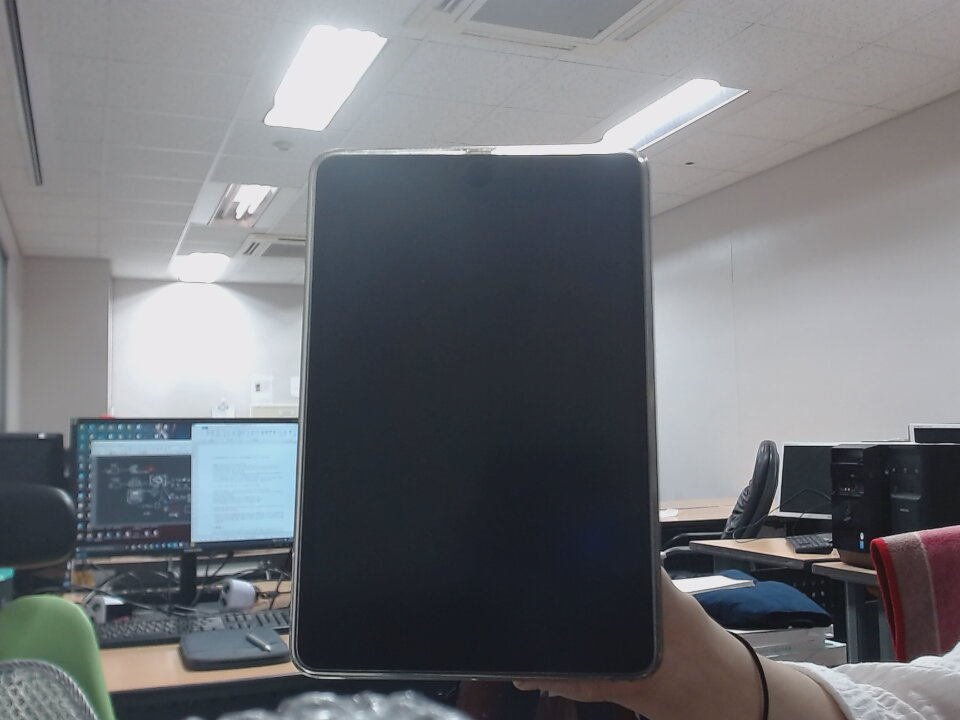
#> input picture rgb11.jpg, 960 x 720 px
$ jupyter execute --allow-errors calc_hmg-Copy1.ipynb   (shell and % lines are left out)
#> lines starting #> are read from the running program, lines starting #| are printed output that depends on the picture
[cell 1]
import cv2
import numpy as np
from numpy.linalg import svd, inv

from matplotlib import pyplot as plt

[cell 2]
# images location
i_r = './rgb11.jpg'   # real image
i_t = './th11.png'   # thermal image

# Load an color image
img_r = cv2.imread(i_r)
#> img_r is the input picture: shape (720, 960, 3); mean B, G, R 119.9, 115.4, 113.2
img_t = cv2.imread(i_t)
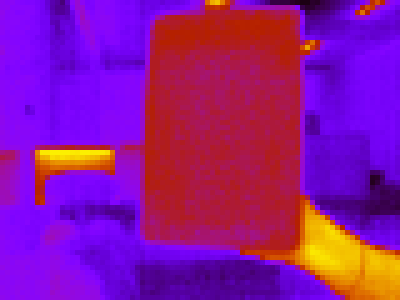
#> input picture th11.png, 400 x 300 px
#> img_t is the input picture: shape (300, 400, 3); mean B, G, R 152.5, 21.1, 142.6

[cell 3]
# 사진위에 마우스를 올리면 x, y 좌표값과 컬러값을 알수 있음
# 이를 통해 얼굴을 cover 하는 bounding box 좌표를 알아냄

plt.imshow(cv2.cvtColor(img_r, cv2.COLOR_BGR2RGB))

[cell 4]
# 같은 방법으로 얼굴 bounding box 좌표를 알아냄

plt.imshow(cv2.cvtColor(img_t, cv2.COLOR_BGR2RGB))

[cell 5]
#  사진 1의 점들을 사진2의 점들로 옮기기 위한 H 를 계산함

def computeHomography(pts1, pts2, normalization_func=None):
    '''
    Compute homography that maps from pts1 to pts2 using SVD

    Input: pts1 and pts2 are 3xN matrices for N points in homogeneous
    coordinates.

    Output: H is a 3x3 matrix, such that pts2~=H*pts1
    '''
    assert pts1.shape == pts2.shape

    plen = pts1.shape[1]
    a = np.zeros((plen * 2, 9))

    for i in range(0, plen):
        a[i * 2, 0 : 3] = - pts1[:, i].reshape(1, 3)
        a[i * 2, 6 : 9] = pts1[:, i].reshape(1, 3) * pts2[0, i]
        a[i * 2 + 1, 3 : 6] = - pts1[:, i].reshape(1, 3)
        a[i * 2 + 1, 6 : 9] = pts1[:, i].reshape(1, 3) * pts2[1, i]

    u, s, vh = svd(a)
    h = vh[vh.shape[0]-1, :]

    H = np.array(h.reshape(3, 3))
    H = H / H[2, 2]

    return H

[cell 6]
# pts_r : Real Image 영상의 얼굴 Bounding Box 좌표 값 (x, y, 1)
# pts_t : Thermal Image 영상의 얼굴 Bounding Box 좌표값 (x, y, 1)

pts_r = np.array([[321, 161, 1] , [639, 156, 1] , [656, 664, 1], [296, 658, 1]]).T
pts_t = np.array([[153, 17, 1] , [299, 9, 1] , [298, 246, 1], [140, 240, 1]]).T

print(pts_r.shape)

[cell 7]
#  Calculate Homography to project Thermal image to Real Image
# Thermal 이미지 -> Real Image 로 바꾸기 (순서 조심, 목적에 따라 반대로 적용해야 할 수도 있음 )

H = computeHomography(pts_t, pts_r)
print(H)

[cell 8]
# Mapping Test
# Bounding Box 가 잘 Projection 되었는지 그림으로 그려서 확인하는 과정


testPts = pts_t
destPts = np.dot(H, testPts)
destPts[0, :] = destPts[0, :] / destPts[2, :]
destPts[1, :] = destPts[1, :] / destPts[2, :]
destPts = destPts.astype('int32')

# Draw lines
red = (255, 0, 0)
green = (0, 255, 0)

# 열화상 이미지에 라인을 그림
im1_test = cv2.cvtColor(img_t, cv2.COLOR_BGR2RGB)
cv2.line(im1_test, tuple(testPts[:2, 0]), tuple(testPts[:2, 1]), red, 5)
cv2.line(im1_test, tuple(testPts[:2, 1]), tuple(testPts[:2, 2]), red, 5)
cv2.line(im1_test, tuple(testPts[:2, 2]), tuple(testPts[:2, 3]), red, 5)
cv2.line(im1_test, tuple(testPts[:2, 3]), tuple(testPts[:2, 0]), red, 5)
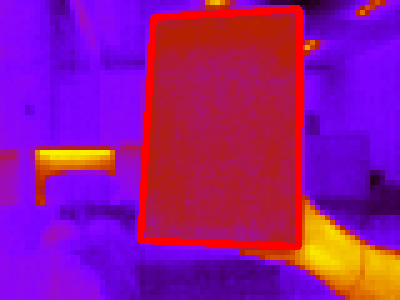
#> im1_test: shape (300, 400, 3); mean R, G, B 146.5, 20.1, 148.3

# Real 이미지에 라인을 그림
im2_test = cv2.cvtColor(img_r, cv2.COLOR_BGR2RGB)
cv2.line(im2_test, tuple(destPts[:2, 0]), tuple(destPts[:2, 1]), green, 5)
cv2.line(im2_test, tuple(destPts[:2, 1]), tuple(destPts[:2, 2]), green, 5)
cv2.line(im2_test, tuple(destPts[:2, 2]), tuple(destPts[:2, 3]), green, 5)
cv2.line(im2_test, tuple(destPts[:2, 3]), tuple(destPts[:2, 0]), green, 5)
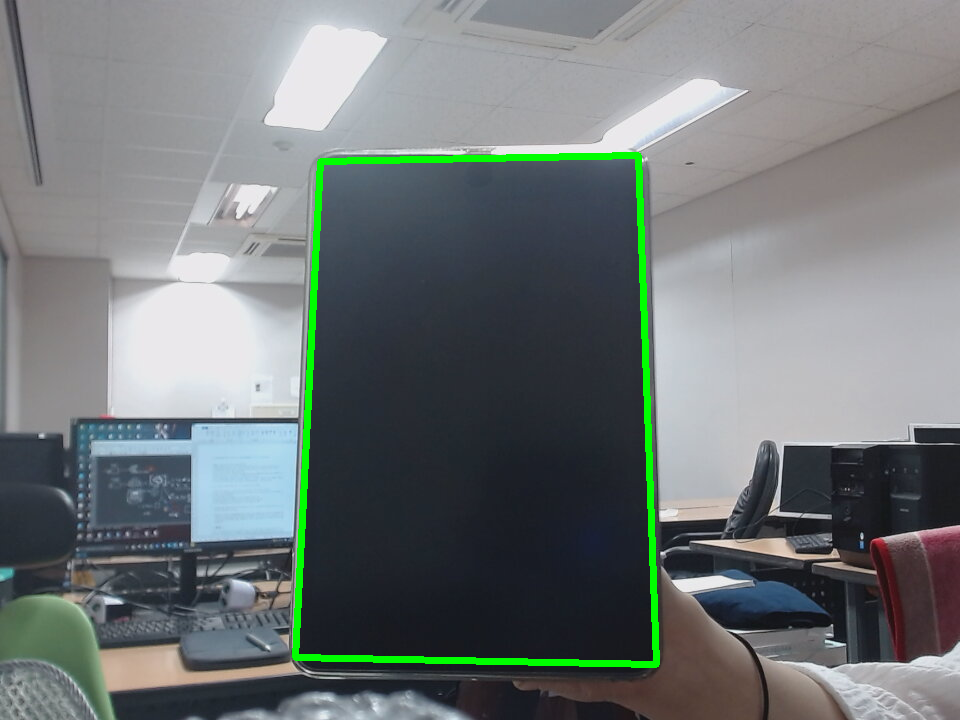
#> im2_test: shape (720, 960, 3); mean R, G, B 112.1, 118.6, 118.7

# 2열로 그림을 붙임
fig, axes = plt.subplots(1, 2)
axes[0].imshow(im1_test)
axes[1].imshow(im2_test)
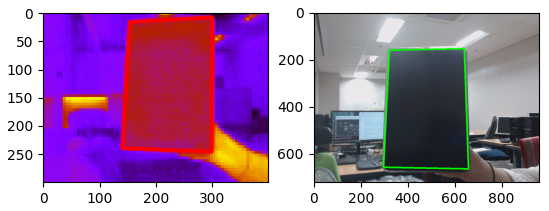
#> figure drawn by matplotlib, 2 panels

[cell 9]
# Thermal mage projection
# 이미지 전체를 cv2.warpPerspective 함수를 사용해서 Projection 함
# 그뒤에 두 이미지를 blending 해서 잘 projection 되었는지 시각화


projectedWidth = img_r.shape[1]
#> projectedWidth = 960
projectedHeight = img_r.shape[0]
#> projectedHeight = 720

xtrans = 0
ytrans = 0

transAff = np.identity(3)
transAff[0, 2] = xtrans
transAff[1, 2] = ytrans

sourceHomography = np.dot(transAff, H)
refHomography = np.dot(transAff, np.identity(3))


projected_thermal = cv2.warpPerspective(img_t, H, (projectedWidth, projectedHeight))
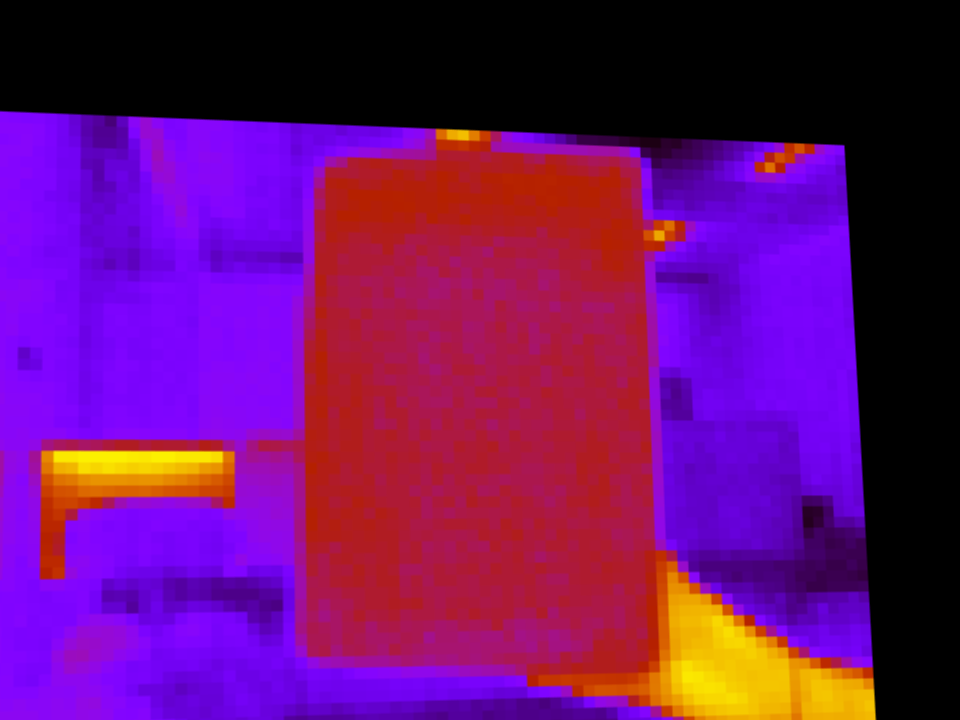
#> projected_thermal: shape (720, 960, 3); mean B, G, R 109.6, 15.8, 106.7

a = 0.4
blended = cv2.addWeighted(img_r, a, projected_thermal, 1-a, 0)
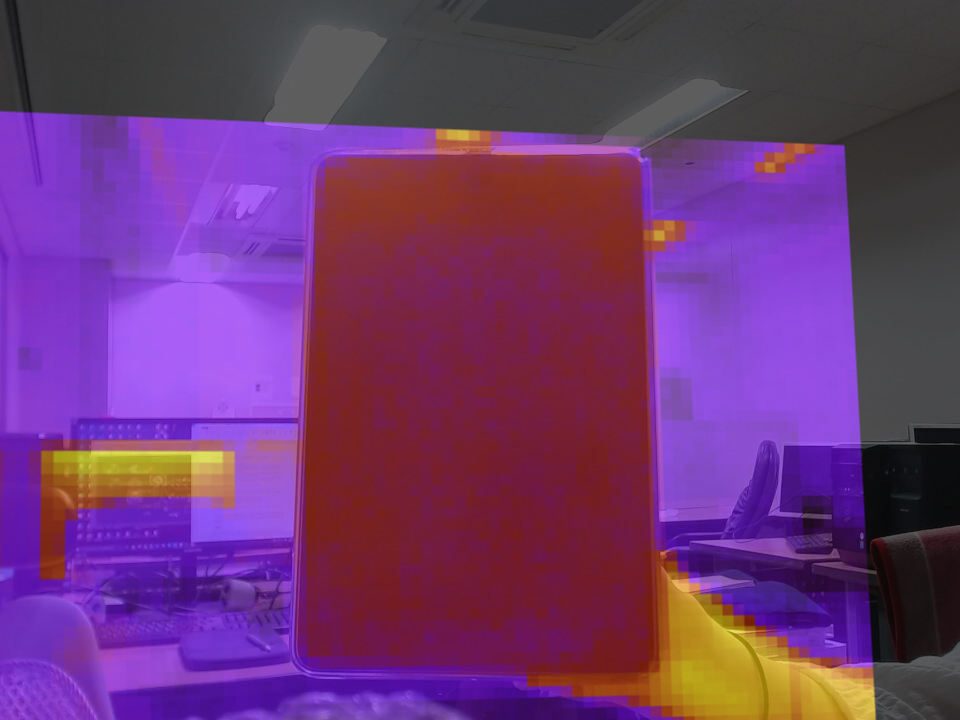
#> blended: shape (720, 960, 3); mean B, G, R 113.7, 55.7, 109.3


plt.figure()
plt.imshow(cv2.cvtColor(blended, cv2.COLOR_BGR2RGB))

[cell 10]
# 그림 2 로 같은 연산 수행

[cell 11]
# images location
i_r = './2_r.jpg'   # real image
i_t = './2_t.jpg'   # thermal image

# Load an color image
img_r = cv2.imread(i_r)
img_t = cv2.imread(i_t)

#> (a cell that did not finish here is left out)

#> (a cell that did not finish here is left out)

[cell 14]
pts_r = np.array([[874, 64, 1] , [1218, 64, 1] , [1218, 579, 1], [874, 579, 1]]).T
pts_t = np.array([[140, 28, 1] , [237, 28, 1] , [237, 170, 1], [140, 170, 1]]).T

print(pts_r.shape)

[cell 15]
H = computeHomography(pts_t, pts_r)
